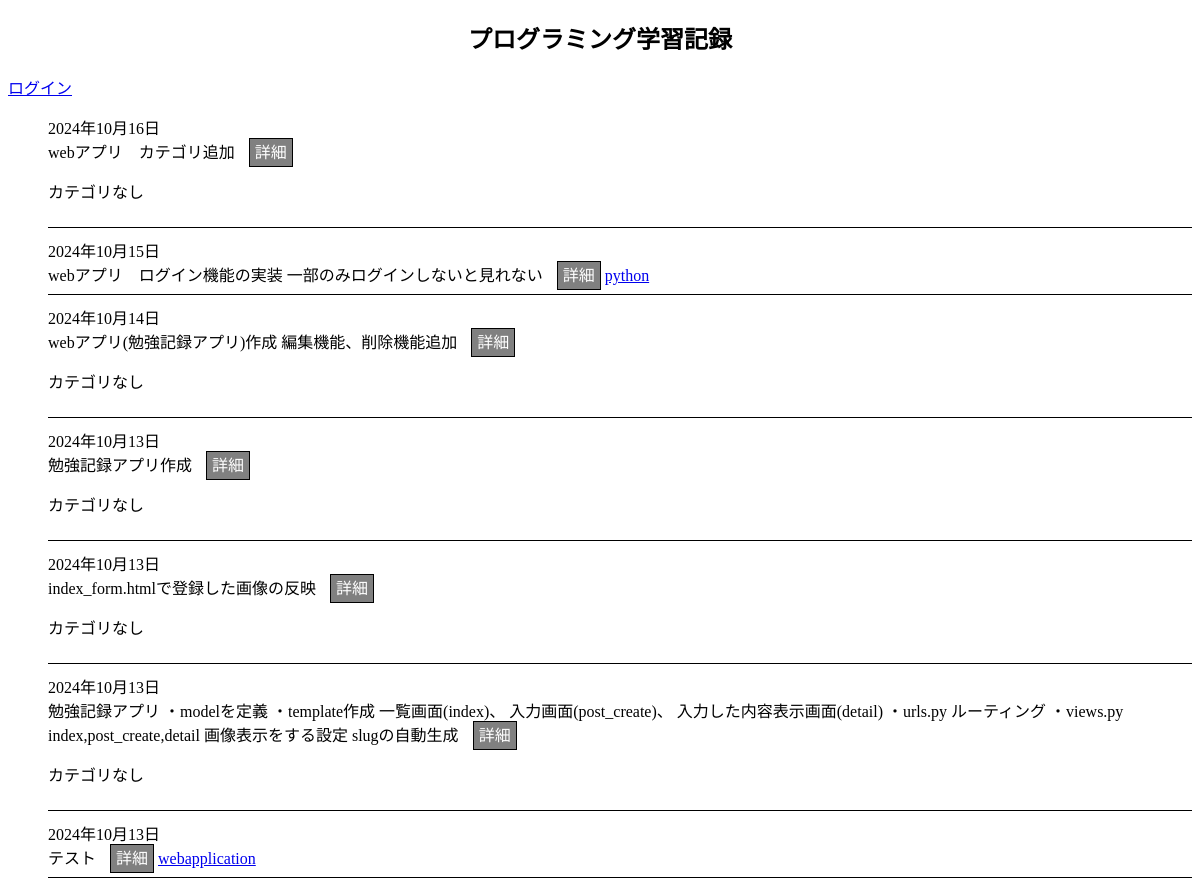
Page /recordapp/ (upper part) on the earlier database version.
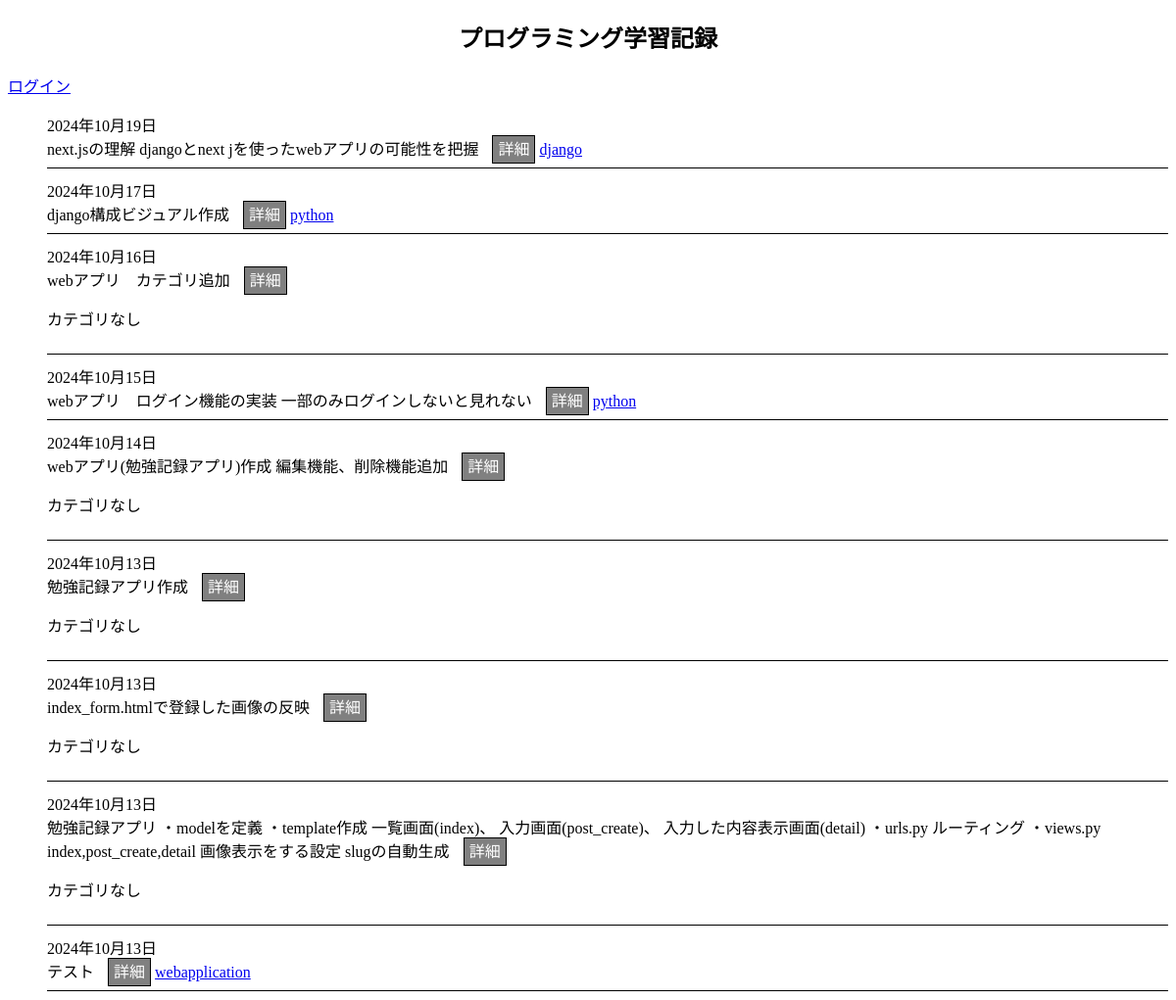
Same page on the later database version.
### recordapp/models.py (models this page shows, shortened)
class Post(models.Model):
    slug = models.SlugField(blank=True, editable=True, unique=True)
    date = models.DateField(verbose_name='投稿日')
    what_done = models.TextField(verbose_name='本日の作業内容')
    what_not_done = models.TextField(verbose_name='本日の課題', blank=True)
    what_learned = models.TextField(verbose_name='本日の取得スキル', blank=True)
    summary_image = models.ImageField(upload_to='study_summaries/', verbose_name='まとめノート', blank=True, null=True)
    category = models.ForeignKey(Category, on_delete=models.CASCADE, verbose_name='カテゴリー', related_name='posts', null=True, blank=True)
    class Meta:
        verbose_name = '勉強記録'
        verbose_name_plural = '勉強記録一覧'

class Category(models.Model):
    name = models.CharField(verbose_name='カテゴリー', max_length=50)
    class Meta:
        verbose_name = 'カテゴリー'
        verbose_name_plural = 'カテゴリー一覧'
    def __str__(self):
        return self.name

### recordapp/views.py (the view)
class IndexView(View):
    def get(self, request):
        posts = Post.objects.order_by("-date")  # データベースから全てのPostを取得
        return render(request, "recordapp/index.html", {"posts": posts})

### templates/recordapp/index.html
    {% extends "recordapp/base.html" %}
    {% block content %}
    <h2>プログラミング学習記録</h2>
    {% if user.is_authenticated %}
    <form action="{% url 'accounts:logout' %}" method="post">
        {% csrf_token%}
        <button type="submit">ログアウト</button>
    </form>
    <div class="record"><a  href="{% url 'recordapp:post'%}"><i class="fas fa-pencil-alt"></i>記録を書く</a></div>
    {% else %}
    <a  href="{% url 'accounts:login' %}">ログイン</a>
    {% endif %}
    <ul>
        {% for post in posts %}
            <li>{{ post.date }}<br>{{ post.what_done }}
                <a class="detail" href="{% url 'recordapp:detail' post.slug%}">詳細</a>
                {% if post.category%}
                <a href="{% url 'recordapp:category_list' post.category.id%}">{{ post.category }}</a>
                {% else %}
                <p>カテゴリなし</p>
                {% endif %}
            </li>
        {% empty %}
            <li>勉強記録がありません。</li>
        {% endfor %}
    </ul>
    {% endblock %}

Differences in the rows shown:
added Post: date "2024年10月19日", what_done "next.jsの理解 djangoとnext jを使ったwebアプリの可能性を把握", category "django"
added Post: date "2024年10月17日", what_done "django構成ビジュアル作成", category "python"
